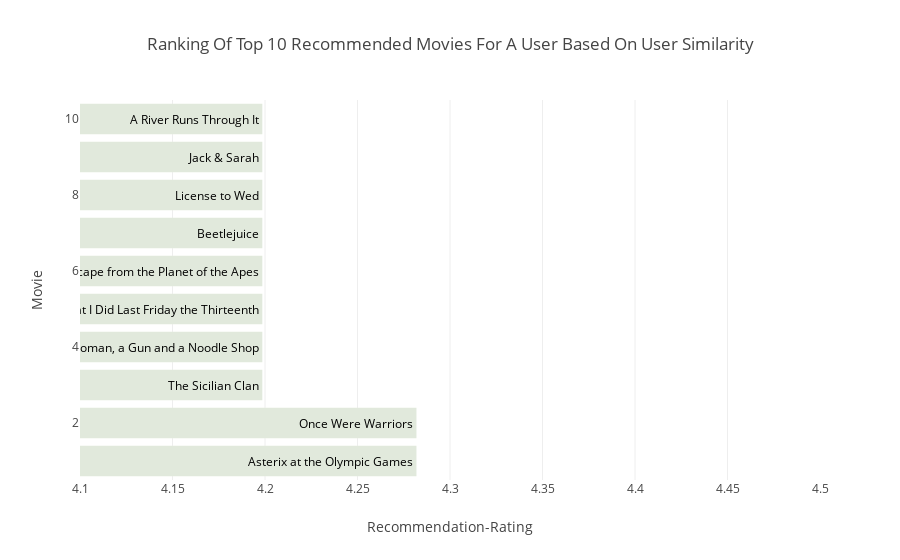

Here is the notebook cell this chart was saved with:
### Markdown cell above
similarity

### Code cell
start_time=time.time()

# target user 
user_index = 2
# target recommendation number
n_recommendation = 5
# get recommendation numbers
n_plot = 10

#preprocessings
df_p_imputed = df_p.T.fillna(df_p.mean(axis=1)).T


# Compute similarity between all users
similarity = cosine_similarity(df_p_imputed.values)
similarity -= np.eye(similarity.shape[0])


# Sort similar users by index
similar_user_index = np.argsort(similarity[user_index])[::-1]
# Sort similar users by score
similar_user_score = np.sort(similarity[user_index])[::-1]


# Get unrated movies
unrated_movies = df_p.iloc[user_index][df_p.iloc[user_index].isna()].index
mean_movie_recommendations = (df_p_imputed.iloc[similar_user_index[:n_recommendation]].T * similar_user_score[:n_recommendation]).T.mean(axis=0)



# recommend the friends!
print("Your recommended users are: ", similar_user_index[:n_recommendation])
# Filter for unrated movies and sort results
best_movie_recommendations = mean_movie_recommendations[unrated_movies].sort_values(ascending=False).to_frame().join(movie_titles)


# get the users
user_id_mapping = {id:i for i, id in enumerate(df_p_imputed.index)}

prediction = []


for user_id in df_test['User'].unique():
    
# sort the  similar users by index
    similar_user_index = np.argsort(similarity[user_id_mapping[user_id]])[::-1]
# sort similar users by score
    similar_user_score = np.sort(similarity[user_id_mapping[user_id]])[::-1]
    
    for movie_id in df_test[df_test['User']==user_id]['Movie'].values:

        # Compute predicted score
        score = (df_p_imputed.iloc[similar_user_index[:n_recommendation]][movie_id] * similar_user_score[:n_recommendation]).values.sum() / similar_user_score[:n_recommendation].sum()
        prediction.append([user_id, movie_id, score])
        

# get the predictions dataframe
df_pred = pd.DataFrame(prediction, columns=['User', 'Movie', 'Prediction']).set_index(['User', 'Movie'])
df_pred = df_test.set_index(['User', 'Movie']).join(df_pred)

# Get labels and predictions
y_true = df_pred['Rating'].values
y_pred = df_pred['Prediction'].values

# plot them

# Create trace
trace = go.Bar(x = best_movie_recommendations.iloc[:n_plot, 0],
               text = best_movie_recommendations['Name'],
               textposition = 'inside',
               textfont = dict(color = '#000000'),
               orientation = 'h',
               y = list(range(1, n_plot+1)),
               marker = dict(color = 'rgb(225,233,220)'))
# Create layout
layout = dict(title = 'Ranking Of Top {} Recommended Movies For A User Based On User Similarity'.format(n_plot),
              xaxis = dict(title = 'Recommendation-Rating',
                           range = (4.1, 4.5)),
              yaxis = dict(title = 'Movie'))
# Create plot
fig = go.Figure(data=[trace], layout=layout)
iplot(fig)
print("          --- user-user similarity used %s seconds ---" % (time.time() - start_time))

### Figure 1 — Plotly figure (JSON) as saved in the notebook; plotly's stock layout.template omitted (floating-point values rounded to 4 significant figures; data arrays with more than 128 entries replaced by an {"elided": "..."} marker saying what was removed)
{"data": [{"marker": {"color": "rgb(225,233,220)"}, "orientation": "h", "text": {"elided": "1236 str values"}, "textfont": {"color": "#000000"}, "textposition": "inside", "type": "bar", "uid": "7b4f07fe-4ca3-4722-8d1a-dbe09a1dffe8", "x": [4.282, 4.282, 4.199, 4.199, 4.199, 4.199, 4.199, 4.199, 4.199, 4.199], "y": [1, 2, 3, 4, 5, 6, 7, 8, 9, 10]}], "layout": {"title": "Ranking Of Top 10 Recommended Movies For A User Based On User Similarity", "xaxis": {"range": [4.1, 4.5], "title": "Recommendation-Rating"}, "yaxis": {"title": "Movie"}}}
